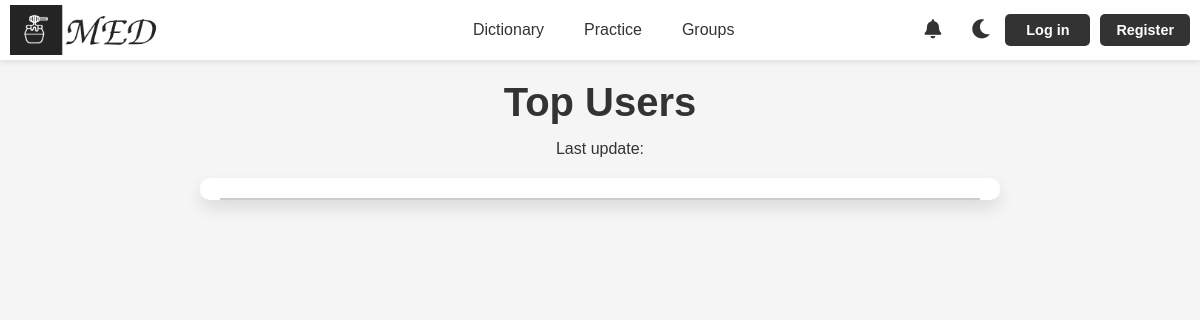
Page /tops/ on the earlier database version.
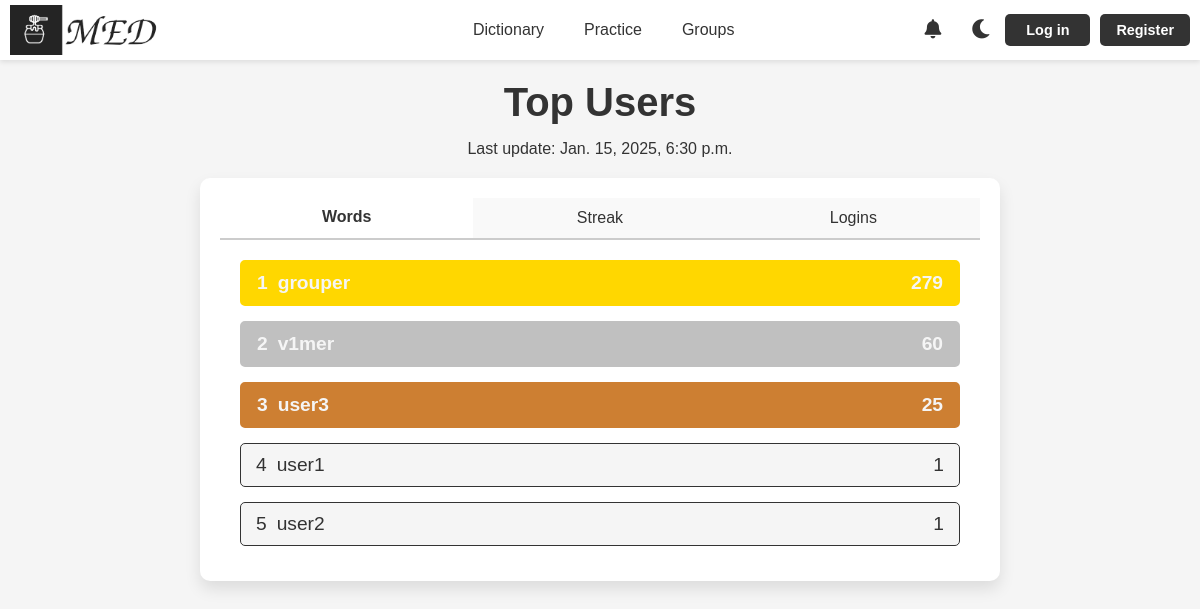
Same page on the later database version.
### med/models.py (models this page shows, shortened)
class Category(models.Model):
    name = models.CharField(max_length=20, unique=True, choices=[
        ('words', 'Words'),
        ('streak', 'Streak'),
        ('logins', 'Logins')
    ])
    last_update = models.DateTimeField(auto_now=True)
    class Meta:
        verbose_name = "Category"
        verbose_name_plural = "Categories"

class Top(models.Model):
    category = models.ForeignKey(Category, on_delete=models.CASCADE, related_name="tops")
    user = models.ForeignKey(User, on_delete=models.CASCADE)
    place = models.PositiveIntegerField()
    points = models.PositiveIntegerField()
    class Meta:
        ordering = ['category', 'place']
        indexes = [
            models.Index(fields=['category', 'place']),
        ]

### med/views.py (the view)
# urls.py: path('tops/', views.tops_by_category, name='tops_by_category'),
def tops_by_category(request):
    categories = Category.objects.prefetch_related('tops').all()
    context = {
        'categories': categories,
    }
    return render(request, 'med/tops_by_category.html', context)

### med/templates/med/tops_by_category.html (shortened to what this page needs)
{% extends "base.html" %}
{% load static %}
{% block content %}
<h1>Top Users</h1>
<p style="font-size: medium; margin-bottom: 15px;">Last update: {{ categories.0.last_update }}</p>
<div class="friends-container" style="padding-bottom: 0px;">
    <div class="tabs">
        {% for category in categories %}
        <button class="tab-btn {% if forloop.first %}active{% endif %}" data-tab="{{ category.id }}-tab">{{ category.name|capfirst }}</button>
        {% endfor %}
    </div>
    {% for category in categories %}
        <div class="tab-content {% if not forloop.first %}hidden{% endif %}" id="{{ category.id }}-tab">
            <ul class="user-list">
                {% for top in category.tops.all %}
                <li class="user-item {% if forloop.counter <= 3 %}top-three{% endif %}">
                    <a href="{% url 'profile' top.user.username %}">
                    <div class="user-card">
                        <div class="user-info">
                            <p class="user-name">{{ forloop.counter }}</p>
                            <p class="user-name">{{ top.user.username }}</p>
                        </div>
                        <div class="buttons">
                            <p>{{ top.points }}</p>
                        </div>
                    </div>
                    </a>
                </li>
                {% endfor %}
            </ul>
        </div>
    {% endfor %}
</div>
{% endblock %}

### templates/base.html (shortened to what this page needs)
{% load static %}
<!DOCTYPE html>
<html lang="en">
<head>
    <link rel="stylesheet" type="text/css" href="{% static 'med/css/styles.css' %}">
    <link rel="stylesheet" href="https://cdnjs.cloudflare.com/ajax/libs/font-awesome/5.15.4/css/all.min.css">
</head>
<body>
<header>
    {% if user.is_authenticated %}
    <div class="logo_container">
        {% if is_profile or is_dict %}
            {% if is_my_profile or is_my_dict %}
                <a href="{% url 'profile' user.username %}">
                    <img id="logo_img" src="{% static 'med/img/base/light_logo.png' %}"
                         data-light-src="{% static 'med/img/base/light_logo.png' %}"
                         data-dark-src="{% static 'med/img/base/dark_logo.png' %}" alt="MED Logo">
                </a>
            {% else %}
                <a href="{% url 'profile' logged_user.username %}">
                    <img id="logo_img" src="{% static 'med/img/base/light_logo.png' %}"
                         data-light-src="{% static 'med/img/base/light_logo.png' %}"
                         data-dark-src="{% static 'med/img/base/dark_logo.png' %}" alt="MED Logo">
                </a>
            {% endif %}
        {% else %}
            <a href="{% url 'profile' user.username %}">
                <img id="logo_img" src="{% static 'med/img/base/light_logo.png' %}"
                     data-light-src="{% static 'med/img/base/light_logo.png' %}"
                     data-dark-src="{% static 'med/img/base/dark_logo.png' %}" alt="MED Logo">
            </a>
        {% endif %}
    </div>
    {% else %}
    <div class="logo_container">
        <a href="{% url 'home' %}"><img id="logo_img" src="{% static 'med/img/base/light_logo.png' %}" data-light-src="{% static 'med/img/base/light_logo.png' %}" data-dark-src="{% static 'med/img/base/dark_logo.png' %}" alt="MED Logo"></a>
    </div>
    {% endif %}
    <nav class="nav-items" id="nav-items">
            {% if user.is_authenticated %}
                <div class="nav-left">
                {% if not is_search %}
                <form method="get" action="{% url 'user_search' %}" class="search-form">
                    <input type="text" name="q" placeholder="Enter name" required class="search-input">
                </form>
                {% endif %}
                </div>
        <div class="nav-center">
                {% if is_my_dict %}
                <a href="{% url 'words' user.username %}">Dictionary</a>
                {% else %}
                <a href="{% url 'words' request.user.username %}">Dictionary</a>
                {% endif %}
                <a href="{% url 'practice' %}">Practice</a>
                <a href="{% url 'groups' %}">Groups</a>
                <a href="{% url 'tops_by_category' %}">Top</a>
            {% else %}
            <div class="nav-center">
                <a href="{% url 'login' %}">Dictionary</a>
                <a href="{% url 'login' %}">Practice</a>
                <a href="{% url 'login' %}">Groups</a>
                {% endif %}
            </div>
        <div class="buttons">
            <a href="{% url 'notifications' %}" class="no-style" id="notifications-link">
                <i class="fas fa-bell"></i>
            </a>
            <a id="theme-toggle-dark" class="no-style"><i class="fas fa-moon"></i></a>
        {% if request.user.is_authenticated %}
            {% if is_profile or is_dict %}
                {% if is_my_profile or is_my_dict %}
                <a href="{% url 'profile' user.username %}">{{request.user.username}}</a>
                {% else %}
                <a href="{% url 'profile' logged_user.username %}">{{request.user.username}}</a>
                {% endif %}
            {% else %}
                <a href="{% url 'profile' user.username %}">{{request.user.username}}</a>
            {% endif %}
            <a href="{% url 'logout' %}">Log out</a>
        </div>
        {% else %}
            <a href="{% url 'login' %}">Log in</a>
            <a href="{% url 'register' %}">Register</a>
        </div>
        {% endif %}
    </nav>
</header>
<div class="container">
    {% block content %}
    {% endblock %}
</div>
</body>
</html>

### med/static/med/css/styles.css (style rules this page uses)
:root { --background-color: #f5f5f5; --text-color: #333; --header-background: #ffffff; --button-background: #333; --button-text-color: #ffffff; --feature-background: #fff; --word-list-background: #fff; --feature-shadow: 0px 8px 16px rgba(0, 0, 0, 0.1); --feature-text-color: #666; --list-text-color: #666; --tab-background: #f9f9f9; --tab-active-background: #ffffff; --tab-hover-background: #e0e0e0; --tab-border-color: #ccc; }
body { font-family: Arial, sans-serif; background-color: var(--background-color); color: var(--text-color); }
a { text-decoration: none; color: var(--text-color); transition: color 0.3s; }
* { margin: 0; padding: 0; box-sizing: border-box; }
header { display: flex; justify-content: space-between; align-items: center; padding-top: 5px; padding-bottom: 5px; padding-left: 10px; padding-right: 10px; background-color: var(--header-background); box-shadow: 0px 2px 5px rgba(0, 0, 0, 0.1); }
header .nav-items { display: flex; align-items: center; width: 100%; justify-content: space-between; }
header .nav-center { display: flex; justify-content: center; align-items: center; width: 100%; gap: 20px; }
header .buttons { display: flex; gap: 5px; align-items: center; margin-top: 0px; }
header #logo_img { height: 50px; cursor: pointer; float:inherit; }
header .logo_container { min-width: 150px; width: 13%; height: 50px; }
header .nav-center a { text-decoration: none; color: var(--nav-link-color); font-size: 1em; font-weight: 500; padding: 5px 10px; transition: color 0.3s, background-color 0.3s; width: auto; }
header .buttons { display: flex; justify-content: flex-end; align-items: center; text-align: center; gap: 10px; margin-left: 0; width: 41%; }
header .buttons a { text-decoration: none; color: var(--button-text-color); background-color: var(--button-background); padding: 8px 16px; border-radius: 5px; font-size: 0.9em; font-weight: bold; transition: background-color 0.3s, transform 0.3s; margin: 0; min-width: 85px; }
.container { max-width: 1200px; margin: 0 auto; text-align: center; padding: 20px 10px; }
.container h1 { font-size: 2.5em; color: var(--text-color); margin-bottom: 15px; }
.container p { font-size: 1.2em; color: var(--text-color); max-width: 600px; margin: 0 auto 30px; }
.buttons a { text-decoration: none; color: var(--button-text-color); background-color: var(--button-background); padding: 12px 24px; margin: 0 5px; border-radius: 5px; font-size: 1em; transition: background-color 0.3s; }
.user-list { list-style: none; padding: 0; }
.user-item { margin-bottom: 15px; }
.user-card { display: flex; align-items: center; gap: 15px; padding: 10px 15px; border: 1px solid var(--button-background); border-radius: 5px; background-color: var(--background-color); transition: transform 0.3s, box-shadow 0.3s; }
.user-info { display: flex; align-items: center; gap: 10px; }
.user-name { font-size: 1.2em; color: var(--text-color); }
.user-card p { margin: 0px; }
.user-card .buttons { margin-left: auto; }
.friends-container { max-width: 800px; margin: 20px auto; padding: 20px; background-color: var(--feature-background); border-radius: 10px; box-shadow: var(--feature-shadow); }
.tabs { display: flex; border-bottom: 2px solid var(--tab-border-color); }
.tab-btn { flex: 1; padding: 10px 15px; background: var(--tab-background); color: var(--text-color); border: none; cursor: pointer; font-size: 16px; text-align: center; transition: background 0.3s; }
.tab-btn.active { background: var(--tab-active-background); border-bottom: 2px solid var(--tab-active-background); font-weight: bold; }
.tab-content { padding: 20px; }
.tab-btn { cursor: grab; text-align: center; transition: transform 0.5s ease, background-color 0.5s ease; user-select: none; }
.buttons .no-style { font-size:larger; background-color: unset; min-width: 0; cursor: pointer; padding: 10px 5px; }
#theme-toggle-dark { color: #333; }
.top-1, .top-three .user-card { background-color: #ffd700; border: 2px solid #ffd700; }
.top-2, .top-three:nth-child(2) .user-card { background-color: #c0c0c0; border: 2px solid #c0c0c0; }
.top-3, .top-three:nth-child(3) .user-card { background-color: #cd7f32; border: 2px solid #cd7f32; }
.category-item p, .top-three p { color: #f5f5f5; }
.top-three .buttons, .top-three .user-name { font-weight: bold; }
.top-three .buttons p { font-size: 1.2em; }
.user-item { transition: transform 0.5s ease, opacity 0.5s ease; will-change: transform, opacity; }
#notifications-link { position: relative; margin-right: 10px; color: var(--text-color); }

Differences in the rows shown:
added Category: id+last_update "Jan. 15, 2025, 6:30 p.m.", name "Words"
added Category: name "Streak", shown under "Top Users"
added Category: name "Logins", shown under "Top Users"
added Top: user.username "grouper", points "279"
added Top: user.username "v1mer", points "60"
added Top: user.username "user3", points "25"
added Top: user.username "user1", points "1"
added Top: user.username "user2", points "1"
